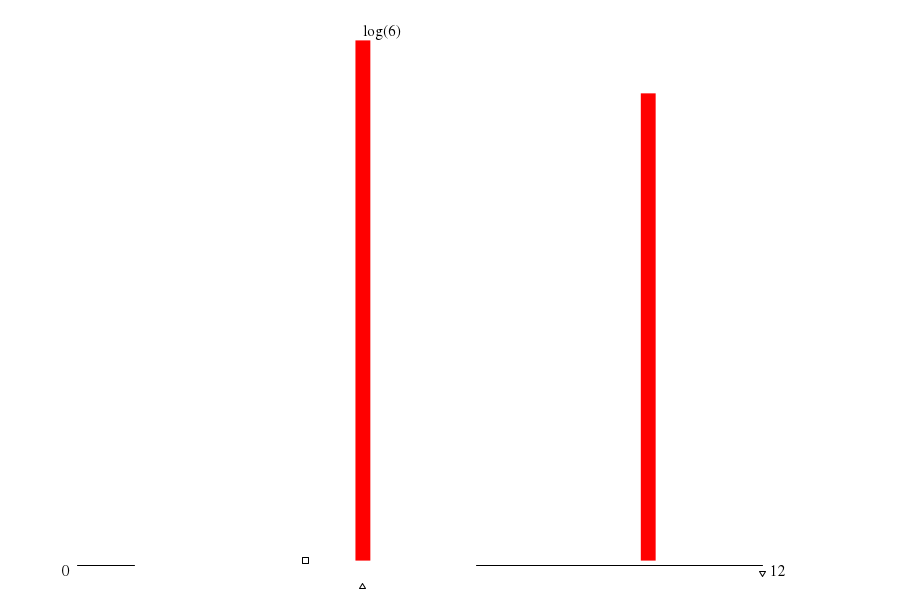

Generate this figure with gnuplot:
load "default_memory_vars.gnuplot"
set terminal pngcairo truecolor rounded size 900,600 enhanced font "times,12"
set output "default_memory_900x600.png"
unset key
unset border
set style line 1 lc 16
set style fill solid noborder
set tmargin 2
set bmargin 2
unset tics
set arrow from current_minimum,graph -0.01 to current_percentile25,graph -0.01 nohead lc 16
set arrow from current_percentile75,graph -0.01 to current_maximum,graph -0.01 nohead lc 16
set label "" at current_mean,graph -0.00 tc ls 1 center front point pt 4
set label sprintf("%.0f", current_mode) at current_mode,graph -0.05 tc ls 1 center front point pt 8 offset 0,character -0.90
set label "" at current_first_allocation,graph -0.025 tc ls 1 center front point pt 10
set label sprintf("%.0f", all_minimum) at all_minimum,graph -0.01 tc ls 1 right front nopoint offset character -1.0,character -0.25
set label sprintf("%.0f", all_maximum) at all_maximum,graph -0.01 tc ls 1 left  front nopoint offset character  1.0,character -0.25
set boxwidth (all_maximum - all_minimum + 1)/50 absolute
set xrange [all_minimum - 1 : all_maximum + 2]
set yrange [0:(log10(all_mode_count))]
set label sprintf("log(%d)",current_mode_count) at current_mode,(log10(current_mode_count)) tc ls 1 left front nopoint offset 0,character 0.5
plot "default_memory_table.data" using 1:(log10($2)) w boxes
